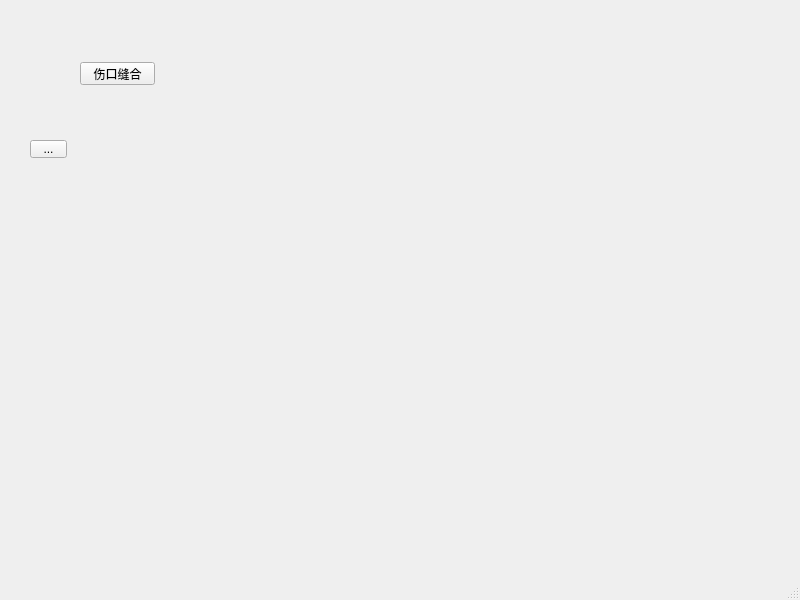
<?xml version="1.0" encoding="UTF-8"?>
<ui version="4.0">
 <class>MainWindow</class>
 <widget class="QMainWindow" name="MainWindow">
  <property name="geometry">
   <rect>
    <x>0</x>
    <y>0</y>
    <width>800</width>
    <height>600</height>
   </rect>
  </property>
  <property name="windowTitle">
   <string>MainWindow</string>
  </property>
  <widget class="QWidget" name="centralwidget">
   <widget class="QToolButton" name="toolButton">
    <property name="geometry">
     <rect>
      <x>30</x>
      <y>140</y>
      <width>37</width>
      <height>18</height>
     </rect>
    </property>
    <property name="text">
     <string>...</string>
    </property>
   </widget>
   <widget class="QPushButton" name="pushButton">
    <property name="geometry">
     <rect>
      <x>80</x>
      <y>62</y>
      <width>75</width>
      <height>23</height>
     </rect>
    </property>
    <property name="text">
     <string>伤口缝合</string>
    </property>
   </widget>
  </widget>
  <widget class="QMenuBar" name="menubar">
   <property name="geometry">
    <rect>
     <x>0</x>
     <y>0</y>
     <width>800</width>
     <height>23</height>
    </rect>
   </property>
  </widget>
  <widget class="QStatusBar" name="statusbar"/>
 </widget>
 <resources/>
 <connections/>
</ui>
